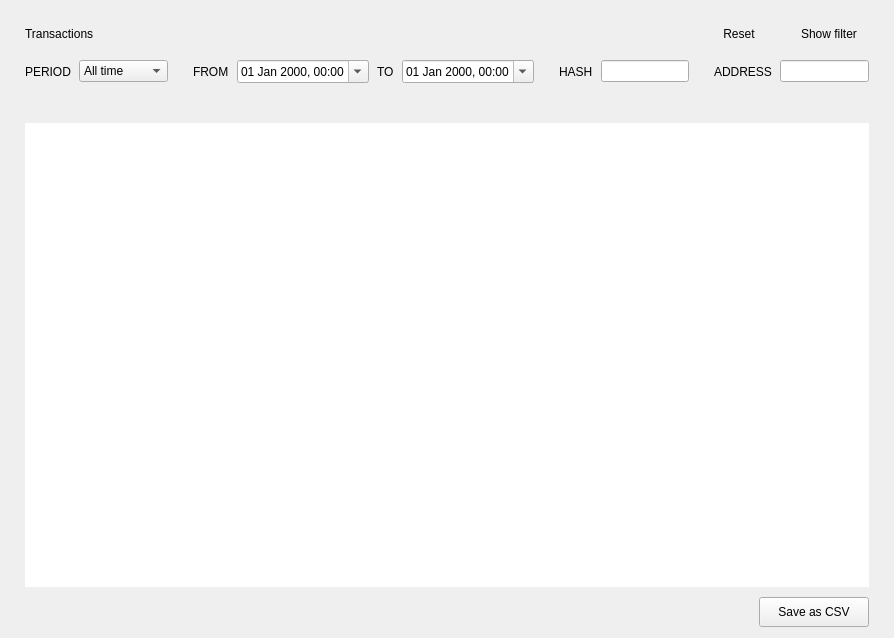
<?xml version="1.0" encoding="UTF-8"?>
<ui version="4.0">
 <class>TransactionsFrame</class>
 <widget class="QFrame" name="TransactionsFrame">
  <property name="geometry">
   <rect>
    <x>0</x>
    <y>0</y>
    <width>894</width>
    <height>638</height>
   </rect>
  </property>
  <property name="minimumSize">
   <size>
    <width>0</width>
    <height>0</height>
   </size>
  </property>
  <property name="windowTitle">
   <string>Frame</string>
  </property>
  <property name="locale">
   <locale language="English" country="UnitedStates"/>
  </property>
  <property name="frameShape">
   <enum>QFrame::NoFrame</enum>
  </property>
  <property name="frameShadow">
   <enum>QFrame::Plain</enum>
  </property>
  <layout class="QVBoxLayout" name="verticalLayout">
   <property name="spacing">
    <number>0</number>
   </property>
   <property name="leftMargin">
    <number>25</number>
   </property>
   <property name="topMargin">
    <number>23</number>
   </property>
   <property name="rightMargin">
    <number>25</number>
   </property>
   <item>
    <layout class="QHBoxLayout" name="horizontalLayout_2">
     <property name="spacing">
      <number>10</number>
     </property>
     <property name="leftMargin">
      <number>0</number>
     </property>
     <property name="rightMargin">
      <number>0</number>
     </property>
     <item>
      <widget class="WalletGui::WalletHeaderLabel" name="m_transactionsTextLabel">
       <property name="text">
        <string>Transactions</string>
       </property>
       <property name="indent">
        <number>0</number>
       </property>
      </widget>
     </item>
     <item>
      <spacer name="horizontalSpacer_4">
       <property name="orientation">
        <enum>Qt::Horizontal</enum>
       </property>
       <property name="sizeHint" stdset="0">
        <size>
         <width>40</width>
         <height>20</height>
        </size>
       </property>
      </spacer>
     </item>
     <item>
      <widget class="WalletGui::WalletTinyLinkLikeButton" name="m_resetFilterButton">
       <property name="cursor">
        <cursorShape>PointingHandCursor</cursorShape>
       </property>
       <property name="text">
        <string>Reset</string>
       </property>
       <property name="flat">
        <bool>true</bool>
       </property>
      </widget>
     </item>
     <item>
      <widget class="WalletGui::WalletTinyLinkLikeButton" name="m_filterButton">
       <property name="cursor">
        <cursorShape>PointingHandCursor</cursorShape>
       </property>
       <property name="focusPolicy">
        <enum>Qt::NoFocus</enum>
       </property>
       <property name="text">
        <string>Show filter</string>
       </property>
       <property name="checkable">
        <bool>true</bool>
       </property>
       <property name="flat">
        <bool>true</bool>
       </property>
      </widget>
     </item>
    </layout>
   </item>
   <item>
    <spacer name="verticalSpacer_3">
     <property name="orientation">
      <enum>Qt::Vertical</enum>
     </property>
     <property name="sizeType">
      <enum>QSizePolicy::Fixed</enum>
     </property>
     <property name="sizeHint" stdset="0">
      <size>
       <width>20</width>
       <height>10</height>
      </size>
     </property>
    </spacer>
   </item>
   <item>
    <widget class="QFrame" name="m_filterFrame">
     <property name="minimumSize">
      <size>
       <width>0</width>
       <height>0</height>
      </size>
     </property>
     <property name="frameShape">
      <enum>QFrame::NoFrame</enum>
     </property>
     <property name="frameShadow">
      <enum>QFrame::Raised</enum>
     </property>
     <layout class="QHBoxLayout" name="horizontalLayout_3">
      <property name="spacing">
       <number>25</number>
      </property>
      <property name="leftMargin">
       <number>0</number>
      </property>
      <property name="topMargin">
       <number>5</number>
      </property>
      <property name="rightMargin">
       <number>0</number>
      </property>
      <property name="bottomMargin">
       <number>30</number>
      </property>
      <item>
       <widget class="QFrame" name="m_filterPeriodComboFrame">
        <property name="frameShape">
         <enum>QFrame::NoFrame</enum>
        </property>
        <property name="frameShadow">
         <enum>QFrame::Raised</enum>
        </property>
        <layout class="QHBoxLayout" name="horizontalLayout_5">
         <property name="spacing">
          <number>8</number>
         </property>
         <property name="leftMargin">
          <number>0</number>
         </property>
         <property name="topMargin">
          <number>0</number>
         </property>
         <property name="rightMargin">
          <number>0</number>
         </property>
         <property name="bottomMargin">
          <number>0</number>
         </property>
         <item>
          <widget class="WalletGui::WalletNormalGrayTextLabel" name="m_filterTextLabel">
           <property name="text">
            <string>PERIOD</string>
           </property>
          </widget>
         </item>
         <item>
          <widget class="QComboBox" name="m_filterCombo">
           <property name="focusPolicy">
            <enum>Qt::NoFocus</enum>
           </property>
           <item>
            <property name="text">
             <string>All time</string>
            </property>
           </item>
           <item>
            <property name="text">
             <string>Last hour</string>
            </property>
           </item>
           <item>
            <property name="text">
             <string>Last day</string>
            </property>
           </item>
           <item>
            <property name="text">
             <string>Last week</string>
            </property>
           </item>
           <item>
            <property name="text">
             <string>Last month</string>
            </property>
           </item>
           <item>
            <property name="text">
             <string>Last year</string>
            </property>
           </item>
           <item>
            <property name="text">
             <string>Custom</string>
            </property>
           </item>
          </widget>
         </item>
        </layout>
       </widget>
      </item>
      <item>
       <widget class="QFrame" name="m_filterPeriodFrame">
        <property name="sizePolicy">
         <sizepolicy hsizetype="Preferred" vsizetype="Minimum">
          <horstretch>0</horstretch>
          <verstretch>0</verstretch>
         </sizepolicy>
        </property>
        <property name="frameShape">
         <enum>QFrame::NoFrame</enum>
        </property>
        <property name="frameShadow">
         <enum>QFrame::Raised</enum>
        </property>
        <layout class="QHBoxLayout" name="horizontalLayout_4">
         <property name="spacing">
          <number>8</number>
         </property>
         <property name="leftMargin">
          <number>0</number>
         </property>
         <property name="topMargin">
          <number>0</number>
         </property>
         <property name="rightMargin">
          <number>0</number>
         </property>
         <property name="bottomMargin">
          <number>0</number>
         </property>
         <item>
          <widget class="WalletGui::WalletNormalGrayTextLabel" name="m_filterBeginTextLabel">
           <property name="text">
            <string>FROM</string>
           </property>
          </widget>
         </item>
         <item>
          <widget class="QDateTimeEdit" name="m_filterBeginDtedit">
           <property name="enabled">
            <bool>true</bool>
           </property>
           <property name="locale">
            <locale language="English" country="UnitedStates"/>
           </property>
           <property name="displayFormat">
            <string>dd MMM yyyy, HH:mm</string>
           </property>
           <property name="calendarPopup">
            <bool>true</bool>
           </property>
          </widget>
         </item>
         <item>
          <widget class="WalletGui::WalletNormalGrayTextLabel" name="m_filterEndTextLabel">
           <property name="text">
            <string>TO</string>
           </property>
          </widget>
         </item>
         <item>
          <widget class="QDateTimeEdit" name="m_filterEndDtedit">
           <property name="enabled">
            <bool>true</bool>
           </property>
           <property name="locale">
            <locale language="English" country="UnitedStates"/>
           </property>
           <property name="displayFormat">
            <string>dd MMM yyyy, hh:mm</string>
           </property>
           <property name="calendarPopup">
            <bool>true</bool>
           </property>
          </widget>
         </item>
        </layout>
       </widget>
      </item>
      <item>
       <widget class="QFrame" name="m_filterHashFrame">
        <property name="frameShape">
         <enum>QFrame::NoFrame</enum>
        </property>
        <property name="frameShadow">
         <enum>QFrame::Raised</enum>
        </property>
        <layout class="QHBoxLayout" name="horizontalLayout_6">
         <property name="spacing">
          <number>8</number>
         </property>
         <property name="leftMargin">
          <number>0</number>
         </property>
         <property name="topMargin">
          <number>0</number>
         </property>
         <property name="rightMargin">
          <number>0</number>
         </property>
         <property name="bottomMargin">
          <number>0</number>
         </property>
         <item>
          <widget class="WalletGui::WalletNormalGrayTextLabel" name="m_filterHashTextLabel">
           <property name="text">
            <string>HASH</string>
           </property>
          </widget>
         </item>
         <item>
          <widget class="QLineEdit" name="m_filterHashEdit"/>
         </item>
        </layout>
       </widget>
      </item>
      <item>
       <widget class="QFrame" name="m_filterAddressFrame">
        <property name="frameShape">
         <enum>QFrame::NoFrame</enum>
        </property>
        <property name="frameShadow">
         <enum>QFrame::Raised</enum>
        </property>
        <layout class="QHBoxLayout" name="horizontalLayout_7">
         <property name="spacing">
          <number>8</number>
         </property>
         <property name="leftMargin">
          <number>0</number>
         </property>
         <property name="topMargin">
          <number>0</number>
         </property>
         <property name="rightMargin">
          <number>0</number>
         </property>
         <property name="bottomMargin">
          <number>0</number>
         </property>
         <item>
          <widget class="WalletGui::WalletNormalGrayTextLabel" name="m_filterAddressTextLabel">
           <property name="text">
            <string>ADDRESS</string>
           </property>
          </widget>
         </item>
         <item>
          <widget class="QLineEdit" name="m_filterAddressEdit"/>
         </item>
        </layout>
       </widget>
      </item>
     </layout>
    </widget>
   </item>
   <item>
    <spacer name="verticalSpacer">
     <property name="orientation">
      <enum>Qt::Vertical</enum>
     </property>
     <property name="sizeType">
      <enum>QSizePolicy::Fixed</enum>
     </property>
     <property name="sizeHint" stdset="0">
      <size>
       <width>20</width>
       <height>10</height>
      </size>
     </property>
    </spacer>
   </item>
   <item>
    <widget class="WalletGui::WalletTableView" name="m_transactionsView">
     <property name="enabled">
      <bool>true</bool>
     </property>
     <property name="sizePolicy">
      <sizepolicy hsizetype="Expanding" vsizetype="Expanding">
       <horstretch>0</horstretch>
       <verstretch>0</verstretch>
      </sizepolicy>
     </property>
     <property name="focusPolicy">
      <enum>Qt::NoFocus</enum>
     </property>
     <property name="frameShape">
      <enum>QFrame::NoFrame</enum>
     </property>
     <property name="editTriggers">
      <set>QAbstractItemView::NoEditTriggers</set>
     </property>
     <property name="tabKeyNavigation">
      <bool>false</bool>
     </property>
     <property name="dragDropOverwriteMode">
      <bool>false</bool>
     </property>
     <property name="alternatingRowColors">
      <bool>true</bool>
     </property>
     <property name="selectionMode">
      <enum>QAbstractItemView::NoSelection</enum>
     </property>
     <property name="selectionBehavior">
      <enum>QAbstractItemView::SelectItems</enum>
     </property>
     <property name="textElideMode">
      <enum>Qt::ElideMiddle</enum>
     </property>
     <property name="verticalScrollMode">
      <enum>QAbstractItemView::ScrollPerPixel</enum>
     </property>
     <property name="horizontalScrollMode">
      <enum>QAbstractItemView::ScrollPerPixel</enum>
     </property>
     <property name="showGrid">
      <bool>false</bool>
     </property>
     <property name="gridStyle">
      <enum>Qt::NoPen</enum>
     </property>
     <property name="wordWrap">
      <bool>false</bool>
     </property>
     <property name="cornerButtonEnabled">
      <bool>false</bool>
     </property>
     <attribute name="horizontalHeaderStretchLastSection">
      <bool>false</bool>
     </attribute>
     <attribute name="verticalHeaderVisible">
      <bool>false</bool>
     </attribute>
    </widget>
   </item>
   <item>
    <spacer name="verticalSpacer_2">
     <property name="orientation">
      <enum>Qt::Vertical</enum>
     </property>
     <property name="sizeType">
      <enum>QSizePolicy::Fixed</enum>
     </property>
     <property name="sizeHint" stdset="0">
      <size>
       <width>20</width>
       <height>10</height>
      </size>
     </property>
    </spacer>
   </item>
   <item>
    <layout class="QHBoxLayout" name="horizontalLayout">
     <property name="spacing">
      <number>0</number>
     </property>
     <property name="topMargin">
      <number>0</number>
     </property>
     <item>
      <spacer name="horizontalSpacer">
       <property name="orientation">
        <enum>Qt::Horizontal</enum>
       </property>
       <property name="sizeHint" stdset="0">
        <size>
         <width>40</width>
         <height>20</height>
        </size>
       </property>
      </spacer>
     </item>
     <item>
      <widget class="WalletGui::WalletNormalBlueButton" name="m_exportToCsvButton">
       <property name="sizePolicy">
        <sizepolicy hsizetype="Fixed" vsizetype="Fixed">
         <horstretch>0</horstretch>
         <verstretch>0</verstretch>
        </sizepolicy>
       </property>
       <property name="minimumSize">
        <size>
         <width>110</width>
         <height>30</height>
        </size>
       </property>
       <property name="maximumSize">
        <size>
         <width>110</width>
         <height>30</height>
        </size>
       </property>
       <property name="focusPolicy">
        <enum>Qt::NoFocus</enum>
       </property>
       <property name="text">
        <string>Save as CSV</string>
       </property>
      </widget>
     </item>
    </layout>
   </item>
  </layout>
 </widget>
 <customwidgets>
  <customwidget>
   <class>WalletGui::WalletNormalGrayTextLabel</class>
   <extends>QLabel</extends>
   <header>Gui/Common/WalletTextLabel.h</header>
  </customwidget>
  <customwidget>
   <class>WalletGui::WalletTinyLinkLikeButton</class>
   <extends>QPushButton</extends>
   <header>Gui/Common/WalletLinkLikeButton.h</header>
  </customwidget>
  <customwidget>
   <class>WalletGui::WalletHeaderLabel</class>
   <extends>QLabel</extends>
   <header>Gui/Common/WalletTextLabel.h</header>
  </customwidget>
  <customwidget>
   <class>WalletGui::WalletTableView</class>
   <extends>QTableView</extends>
   <header>Gui/Common/WalletTableView.h</header>
  </customwidget>
  <customwidget>
   <class>WalletGui::WalletNormalBlueButton</class>
   <extends>QPushButton</extends>
   <header>Gui/Common/WalletBlueButton.h</header>
  </customwidget>
 </customwidgets>
 <resources/>
 <connections>
  <connection>
   <sender>m_exportToCsvButton</sender>
   <signal>clicked()</signal>
   <receiver>TransactionsFrame</receiver>
   <slot>exportToCsv()</slot>
   <hints>
    <hint type="sourcelabel">
     <x>761</x>
     <y>587</y>
    </hint>
    <hint type="destinationlabel">
     <x>414</x>
     <y>306</y>
    </hint>
   </hints>
  </connection>
  <connection>
   <sender>m_filterCombo</sender>
   <signal>currentIndexChanged(int)</signal>
   <receiver>TransactionsFrame</receiver>
   <slot>filterChanged(int)</slot>
   <hints>
    <hint type="sourcelabel">
     <x>93</x>
     <y>92</y>
    </hint>
    <hint type="destinationlabel">
     <x>414</x>
     <y>306</y>
    </hint>
   </hints>
  </connection>
  <connection>
   <sender>m_filterEndDtedit</sender>
   <signal>dateTimeChanged(QDateTime)</signal>
   <receiver>TransactionsFrame</receiver>
   <slot>filterPeriodChanged(QDateTime)</slot>
   <hints>
    <hint type="sourcelabel">
     <x>243</x>
     <y>150</y>
    </hint>
    <hint type="destinationlabel">
     <x>414</x>
     <y>306</y>
    </hint>
   </hints>
  </connection>
  <connection>
   <sender>m_filterHashEdit</sender>
   <signal>textChanged(QString)</signal>
   <receiver>TransactionsFrame</receiver>
   <slot>filterHashChanged(QString)</slot>
   <hints>
    <hint type="sourcelabel">
     <x>566</x>
     <y>92</y>
    </hint>
    <hint type="destinationlabel">
     <x>414</x>
     <y>306</y>
    </hint>
   </hints>
  </connection>
  <connection>
   <sender>m_filterAddressEdit</sender>
   <signal>textChanged(QString)</signal>
   <receiver>TransactionsFrame</receiver>
   <slot>filterAddressChanged(QString)</slot>
   <hints>
    <hint type="sourcelabel">
     <x>566</x>
     <y>150</y>
    </hint>
    <hint type="destinationlabel">
     <x>414</x>
     <y>306</y>
    </hint>
   </hints>
  </connection>
  <connection>
   <sender>m_filterBeginDtedit</sender>
   <signal>dateTimeChanged(QDateTime)</signal>
   <receiver>TransactionsFrame</receiver>
   <slot>filterPeriodChanged(QDateTime)</slot>
   <hints>
    <hint type="sourcelabel">
     <x>93</x>
     <y>150</y>
    </hint>
    <hint type="destinationlabel">
     <x>414</x>
     <y>306</y>
    </hint>
   </hints>
  </connection>
  <connection>
   <sender>m_filterButton</sender>
   <signal>toggled(bool)</signal>
   <receiver>TransactionsFrame</receiver>
   <slot>showFilter(bool)</slot>
   <hints>
    <hint type="sourcelabel">
     <x>135</x>
     <y>38</y>
    </hint>
    <hint type="destinationlabel">
     <x>414</x>
     <y>306</y>
    </hint>
   </hints>
  </connection>
  <connection>
   <sender>m_resetFilterButton</sender>
   <signal>clicked()</signal>
   <receiver>TransactionsFrame</receiver>
   <slot>resetClicked()</slot>
   <hints>
    <hint type="sourcelabel">
     <x>712</x>
     <y>39</y>
    </hint>
    <hint type="destinationlabel">
     <x>446</x>
     <y>318</y>
    </hint>
   </hints>
  </connection>
  <connection>
   <sender>m_filterButton</sender>
   <signal>toggled(bool)</signal>
   <receiver>m_resetFilterButton</receiver>
   <slot>setVisible(bool)</slot>
   <hints>
    <hint type="sourcelabel">
     <x>814</x>
     <y>39</y>
    </hint>
    <hint type="destinationlabel">
     <x>712</x>
     <y>39</y>
    </hint>
   </hints>
  </connection>
  <connection>
   <sender>m_transactionsView</sender>
   <signal>doubleClicked(QModelIndex)</signal>
   <receiver>TransactionsFrame</receiver>
   <slot>transactionDoubleClicked(QModelIndex)</slot>
   <hints>
    <hint type="sourcelabel">
     <x>446</x>
     <y>360</y>
    </hint>
    <hint type="destinationlabel">
     <x>446</x>
     <y>318</y>
    </hint>
   </hints>
  </connection>
  <connection>
   <sender>m_transactionsView</sender>
   <signal>clicked(QModelIndex)</signal>
   <receiver>TransactionsFrame</receiver>
   <slot>transactionClicked(QModelIndex)</slot>
   <hints>
    <hint type="sourcelabel">
     <x>446</x>
     <y>360</y>
    </hint>
    <hint type="destinationlabel">
     <x>446</x>
     <y>318</y>
    </hint>
   </hints>
  </connection>
 </connections>
 <slots>
  <slot>exportToCsv()</slot>
  <slot>transactionDoubleClicked(QModelIndex)</slot>
  <slot>filterChanged(int)</slot>
  <slot>filterPeriodChanged(QDateTime)</slot>
  <slot>filterHashChanged(QString)</slot>
  <slot>filterAddressChanged(QString)</slot>
  <slot>showFilter(bool)</slot>
  <slot>resetClicked()</slot>
  <slot>transactionClicked(QModelIndex)</slot>
 </slots>
</ui>
